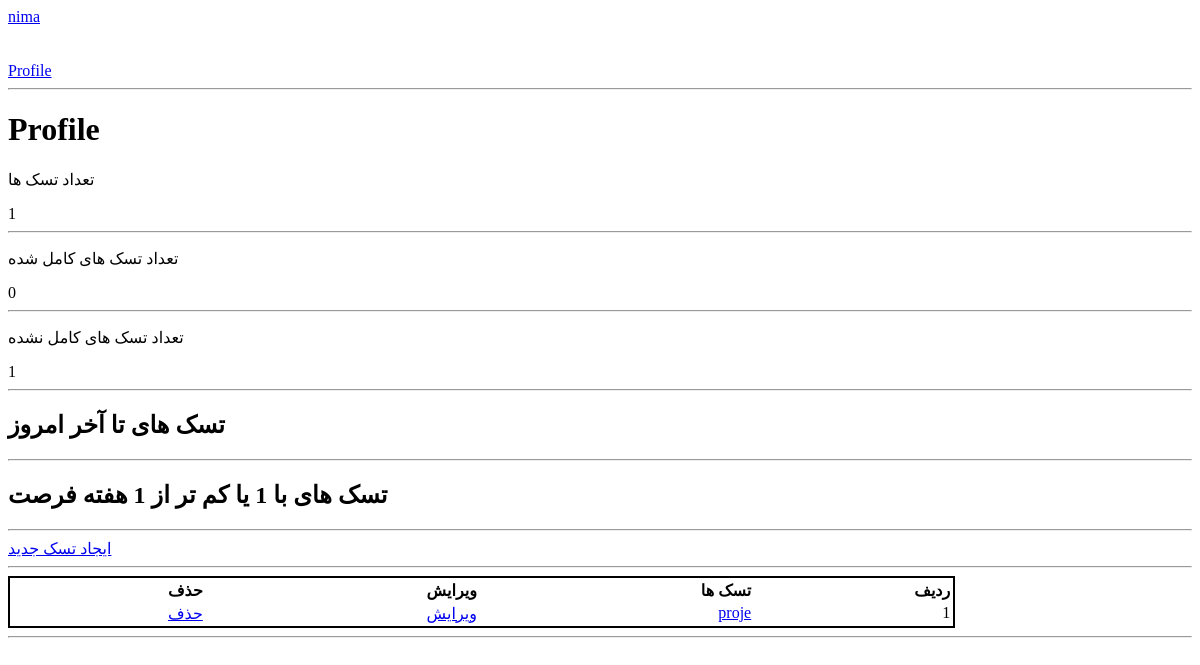
The page /profile/ (signed in) on the database as committed earlier.
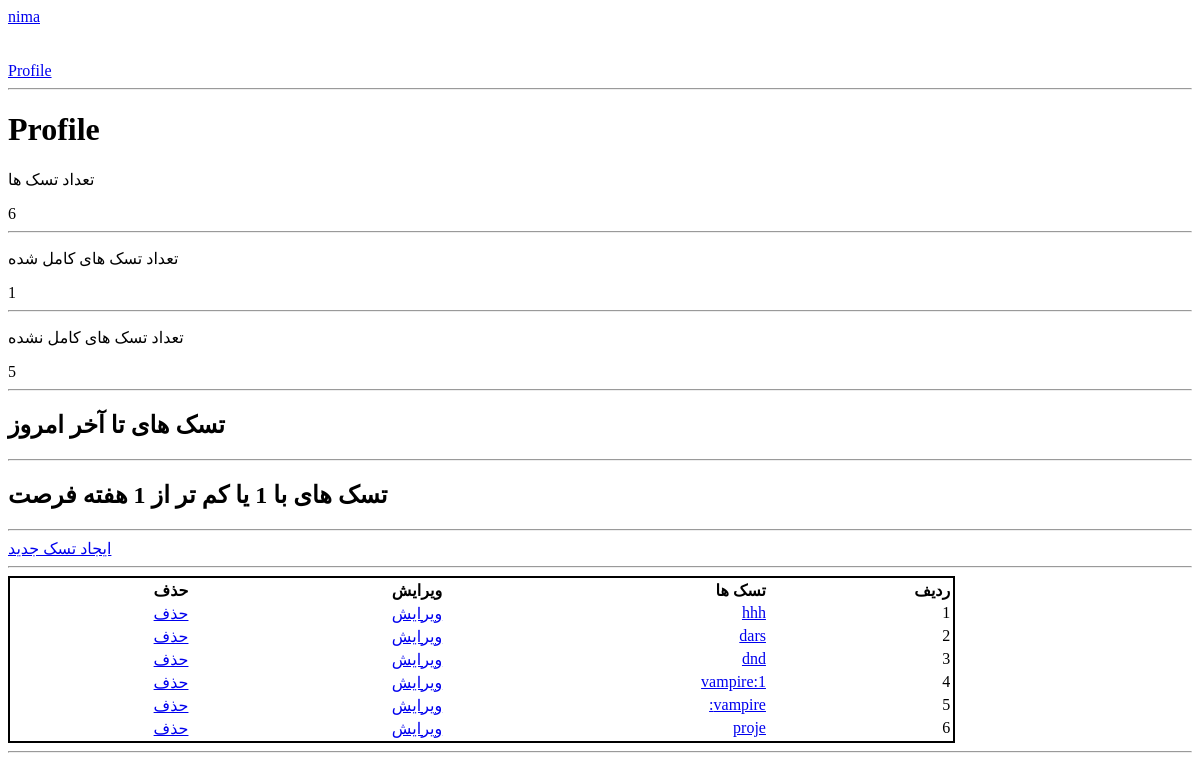
The same page on the database as committed later.
### ToDo_app/models.py (models this page shows, shortened)
class Task(models.Model):
    class Priority(models.TextChoices):
        LOW = 'L', 'Low'
        MEDIUM = 'M', 'Medium'
        HIGH = 'H', 'High'
    title = models.CharField(max_length= 250)
    description = models.TextField()
    slug = models.SlugField(max_length= 250, unique= True)
    created_at = models.DateTimeField(auto_now_add= True)
    updated_at = models.DateTimeField(auto_now= True)
    due_date = models.DateField(null= True, blank= True)
    completed = models.BooleanField(default= False)
    priority = models.CharField(max_length= 10, choices= Priority.choices, default= Priority.MEDIUM)
    task_user = models.ForeignKey(User, on_delete= models.CASCADE, related_name= 'tasks')
    def get_absolute_url(self):
        return reverse('todo_app:task_detail', args= [self.pk])
    class Meta:
        ordering = ['-created_at']
        indexes = [
            models.Index(fields= ['-created_at']),
        ]

### ToDo_app/views.py (the view)
# urls.py: path('profile/', views.profile, name='profile'),
def profile(request):
    user = request.user
    tasks = Task.objects.filter(task_user= user)
    context = {
        'tasks': tasks
    }
    return render(request, 'task/profile.html', context)

### ToDo_app/templatetags/todo_tags.py (called while the page is built)
@register.simple_tag()
def total_tasks():
    return Task.objects.count()

@register.simple_tag()
def total_completed_tasks():
    return Task.objects.filter(completed=True).count()

@register.simple_tag()
def total_uncompleted_tasks():
    return Task.objects.filter(completed=False).count()

@register.inclusion_tag('partial/today_tasks.html')
def today_tasks():
    today_task = Task.objects.filter(due_date=timezone.now())
    context = {
        'today_task': today_task
        }
    return context

@register.inclusion_tag('partial/last_week.html')
def last_week():
    now = timezone.now()
    lw = now + timedelta(days=7)
    last_week_tasks = Task.objects.filter(due_date=now, due_date__lte=lw)
    context = {
        'last_week_tasks': last_week_tasks
    }
    return context

### ToDo_app/templates/task/profile.html (shortened to what this page needs)
{% extends 'parent/base.html' %}
{% load todo_tags %}
{% block content %}
    <h1>Profile</h1>
    <p>تعداد تسک ها</p>
    {% total_tasks %}
    <hr>
    <p>تعداد تسک های کامل شده</p>
    {% total_completed_tasks %}
    <hr>
    <p>تعداد تسک های کامل نشده</p>
    {% total_uncompleted_tasks %}
    <hr>
    {% today_tasks %}
    <hr>
    {% last_week %}
    <hr>
    <a href="{% url 'todo_app:create_task' %}">ایجاد تسک جدید</a>
    <table style="width: 80%; border: 2px solid black; text-align: right; direction: rtl;">
        <tr>
            <th>ردیف</th>
            <th>تسک ها</th>
            <th>ویرایش</th>
            <th>حذف</th>
        </tr>
        <hr>
        {% for task in tasks %}
            <tr>
                <td>{{ forloop.counter }}</td>
                <td>
                    <a href="{{ task.get_absolute_url }}">{{ task.title }}</a>
                </td>
                <td>
                    <a href="{% url 'todo_app:edit_task' task.id %}">ویرایش</a>
                </td>
                <td>
                    <a href="{% url 'todo_app:delete_task' task.id %}">حذف</a>
                </td>
            </tr>
        {% endfor %}
    </table>
{% endblock %}

### ToDo_app/templates/parent/base.html (shortened to what this page needs)
<!DOCTYPE html>
<html lang="en">
<head>
</head>
<body>
    {% include 'partial/header.html' %}
    <hr>
    {% block content %} {% endblock %}
    <hr>
</body>
</html>

### ToDo_app/templates/partial/header.html
{% if request.user.is_authenticated %}
    <div>
        <a href="{% url 'todo_app:profile' %}">{{ request.user.username }}</a>
    </div>
{% else %}
    <a href="{% url 'todo_app:login' %}">log in</a>
{% endif %}
<br>
<br>
<a href="{% url 'todo_app:profile' %}"> Profile</a>

### ToDo_app/templates/partial/today_tasks.html (shortened to what this page needs)
<dive>
    <h2>تسک های تا آخر امروز</h2>
</dive>

### ToDo_app/templates/partial/last_week.html (shortened to what this page needs)
<dive>
    <h2>تسک های با 1 یا کم تر از 1 هفته فرصت</h2>
</dive>

Rows that differ between the two databases and show on the page:
added Task: title "hhh"
added Task: title "dars"
added Task: title "dnd"
added Task: title "vampire:1"
added Task: title "vampire:"
Other text that changed with them:
text no longer shown: "0"
text now shown: "6 5"
